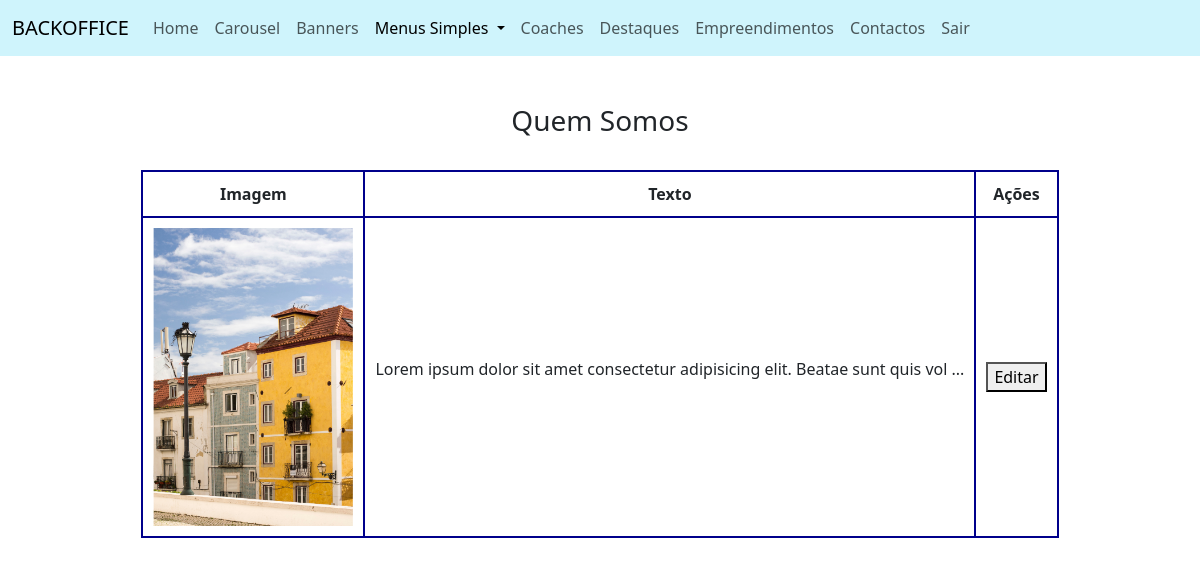
The app's page /backoffice/quem_somos.php (signed in) with its own data.
### tables this page shows
CREATE TABLE `quem_somos` (
  `id` int(11) NOT NULL,
  `imagem` varchar(1000) NOT NULL,
  `texto` longtext NOT NULL
);

### backoffice/quem_somos.php (called while the page is built, shortened)
<?php
require("componentes/header.php");
require("views/quem_somos_view.php");
require("componentes/footer.php");
?>

### helpers/base_dados_helper.php (called while the page is built, shortened)
<?php
$conexao = new PDO("mysql:host=localhost;dbname=infante_fitness_bd;charset=utf8mb4", "root", "");
function selectSQLUnico($sql){
    global $conexao;
    $pesquisa = $conexao->query($sql);
    $resultado = $pesquisa->fetch(PDO::FETCH_ASSOC);
    return $resultado;
}
?>

### helpers/quem_somos_helper.php (called while the page is built)
<?php
function getQuemSomos(){
    $resultado = selectSQLUnico("SELECT * FROM quem_somos");
    return $resultado;
}
?>

### backoffice/views/quem_somos_view.php (the view)
<?php
$quem_somos = getQuemSomos();
?>
<main class="conatiner my-5 text-center">
<div class="row m-0">
    <div class="col-12">
        <h3>Quem Somos</h3>
    </div>
</div>
<div class="row mx-0 mt-4">
    <div class="col-12">
        <table>
            <tr>
                <th>Imagem</th>
                <th>Texto</th>
                <th>Ações</th>
            </tr>
            <tr>
                <td>
                    <img src="<?= $quem_somos["imagem"]; ?>" alt="<?= $quem_somos["imagem"]; ?>" width="200">
                </td>
                <td><?= substr($quem_somos["texto"], 0, 80); ?> ... </td>
                <td>
                    <a href="quem_somos_editar.php?id=<?= $quem_somos["id"]; ?>"><button>Editar</button></a>
                </td>
            </tr>
        </table>
    </div>
</div>
</main>

### css/style_backoffice.css (style rules this page uses)
table, th, td { border: 2px solid darkblue !important; border-collapse: collapse !important; padding: 10px; margin: auto !important; }

### records on screen
quem_somos: imagem (picture), texto "Lorem ipsum dolor sit amet consectetur adipisicing elit. Beatae sunt quis vol"
